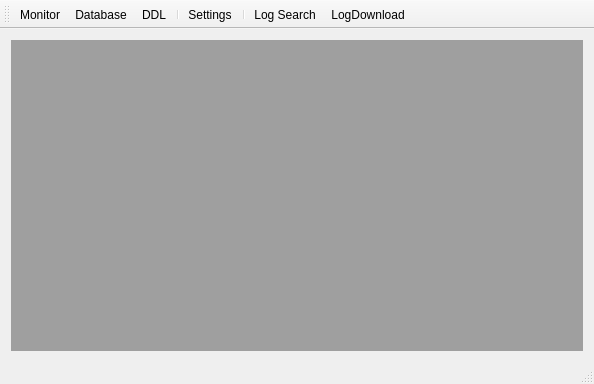
<?xml version="1.0" encoding="UTF-8"?>
<ui version="4.0">
 <class>YlzSqlViewerClass</class>
 <widget class="QMainWindow" name="YlzSqlViewerClass">
  <property name="geometry">
   <rect>
    <x>0</x>
    <y>0</y>
    <width>594</width>
    <height>384</height>
   </rect>
  </property>
  <property name="windowTitle">
   <string>YlzSqlViewer</string>
  </property>
  <widget class="QWidget" name="centralWidget">
   <layout class="QVBoxLayout" name="verticalLayout">
    <item>
     <widget class="QSplitter" name="splitter">
      <property name="orientation">
       <enum>Qt::Vertical</enum>
      </property>
      <widget class="QMdiArea" name="mdiArea"/>
     </widget>
    </item>
   </layout>
  </widget>
  <widget class="QMenuBar" name="menuBar">
   <property name="geometry">
    <rect>
     <x>0</x>
     <y>0</y>
     <width>594</width>
     <height>18</height>
    </rect>
   </property>
  </widget>
  <widget class="QToolBar" name="mainToolBar">
   <attribute name="toolBarArea">
    <enum>TopToolBarArea</enum>
   </attribute>
   <attribute name="toolBarBreak">
    <bool>false</bool>
   </attribute>
   <addaction name="actionMonitor"/>
   <addaction name="actionDatabase"/>
   <addaction name="actionDDL"/>
   <addaction name="separator"/>
   <addaction name="actionSettings"/>
   <addaction name="separator"/>
   <addaction name="actionLogSearch"/>
   <addaction name="actionLogDownload"/>
  </widget>
  <widget class="QStatusBar" name="statusBar"/>
  <action name="actionStart">
   <property name="icon">
    <iconset resource="YlzSqlViewer.qrc">
     <normaloff>:/YlzSqlViewer/Resources/start.ico</normaloff>
     <normalon>:/YlzSqlViewer/start.png</normalon>:/YlzSqlViewer/Resources/start.ico</iconset>
   </property>
   <property name="text">
    <string>Start</string>
   </property>
   <property name="toolTip">
    <string>Start</string>
   </property>
  </action>
  <action name="actionStop">
   <property name="icon">
    <iconset resource="YlzSqlViewer.qrc">
     <normaloff>:/YlzSqlViewer/Resources/stop.ico</normaloff>:/YlzSqlViewer/Resources/stop.ico</iconset>
   </property>
   <property name="text">
    <string>Stop</string>
   </property>
   <property name="toolTip">
    <string>Stop</string>
   </property>
  </action>
  <action name="actionClear">
   <property name="icon">
    <iconset resource="YlzSqlViewer.qrc">
     <normaloff>:/YlzSqlViewer/Resources/clear.ico</normaloff>:/YlzSqlViewer/Resources/clear.ico</iconset>
   </property>
   <property name="text">
    <string>Clear</string>
   </property>
   <property name="toolTip">
    <string>Clear</string>
   </property>
  </action>
  <action name="actionSettings">
   <property name="icon">
    <iconset resource="YlzSqlViewer.qrc">
     <normaloff>:/YlzSqlViewer/Resources/settings.ico</normaloff>:/YlzSqlViewer/Resources/settings.ico</iconset>
   </property>
   <property name="text">
    <string>Settings</string>
   </property>
   <property name="toolTip">
    <string>Settings</string>
   </property>
  </action>
  <action name="actionSave">
   <property name="icon">
    <iconset resource="YlzSqlViewer.qrc">
     <normaloff>:/YlzSqlViewer/Resources/save.ico</normaloff>:/YlzSqlViewer/Resources/save.ico</iconset>
   </property>
   <property name="text">
    <string>Save</string>
   </property>
   <property name="toolTip">
    <string>Save</string>
   </property>
  </action>
  <action name="actionLogDownload">
   <property name="icon">
    <iconset resource="YlzSqlViewer.qrc">
     <normaloff>:/YlzSqlViewer/Resources/log_download.ico</normaloff>:/YlzSqlViewer/Resources/log_download.ico</iconset>
   </property>
   <property name="text">
    <string>LogDownload</string>
   </property>
   <property name="toolTip">
    <string>LogDownload</string>
   </property>
  </action>
  <action name="actionDatabase">
   <property name="icon">
    <iconset resource="YlzSqlViewer.qrc">
     <normaloff>:/YlzSqlViewer/Resources/database.ico</normaloff>:/YlzSqlViewer/Resources/database.ico</iconset>
   </property>
   <property name="text">
    <string>Database</string>
   </property>
   <property name="toolTip">
    <string>Database</string>
   </property>
  </action>
  <action name="actionMonitor">
   <property name="icon">
    <iconset resource="YlzSqlViewer.qrc">
     <normaloff>:/YlzSqlViewer/Resources/monitor.ico</normaloff>:/YlzSqlViewer/Resources/monitor.ico</iconset>
   </property>
   <property name="text">
    <string>Monitor</string>
   </property>
   <property name="toolTip">
    <string>Monitor</string>
   </property>
  </action>
  <action name="actionDDL">
   <property name="icon">
    <iconset resource="YlzSqlViewer.qrc">
     <normaloff>:/YlzSqlViewer/Resources/ddl.ico</normaloff>:/YlzSqlViewer/Resources/ddl.ico</iconset>
   </property>
   <property name="text">
    <string>DDL</string>
   </property>
  </action>
  <action name="actionLogSearch">
   <property name="icon">
    <iconset resource="YlzSqlViewer.qrc">
     <normaloff>:/YlzSqlViewer/Resources/log_search.ico</normaloff>:/YlzSqlViewer/Resources/log_search.ico</iconset>
   </property>
   <property name="text">
    <string>Log Search</string>
   </property>
   <property name="toolTip">
    <string>Log Search</string>
   </property>
  </action>
 </widget>
 <layoutdefault spacing="6" margin="11"/>
 <resources>
  <include location="YlzSqlViewer.qrc"/>
 </resources>
 <connections/>
</ui>
